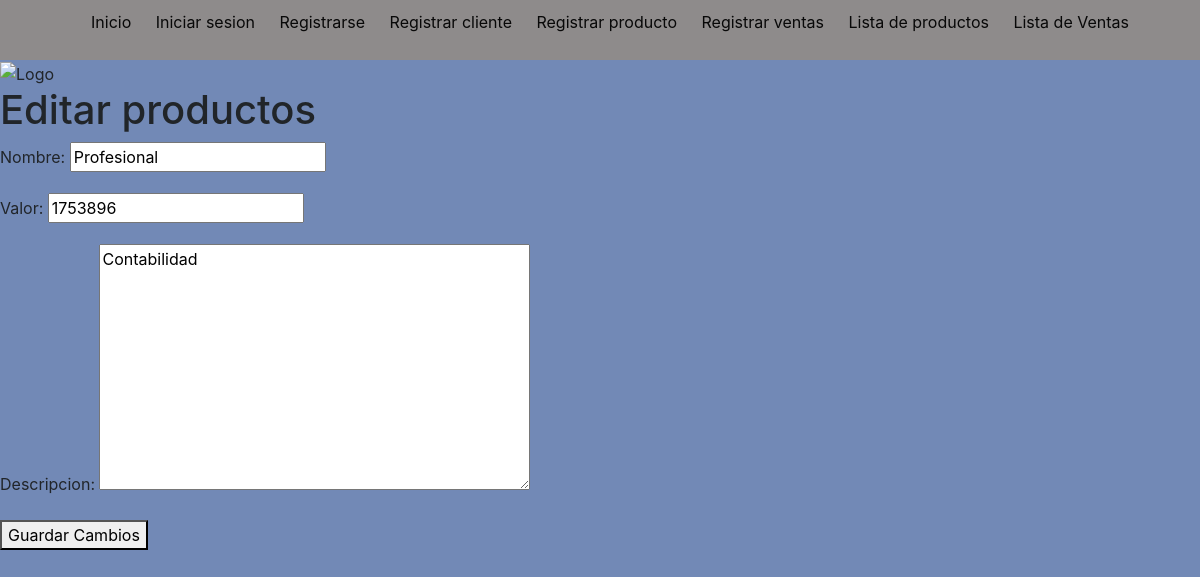
The page /Operacion/editar-producto/3/ (signed in) on the database its author committed.
### Operacion/models.py (models this page shows, shortened)
class Producto(models.Model):
    nombre = models.CharField(max_length=100)
    valor = models.DecimalField(max_digits=10, decimal_places=0)
    descripcion = models.TextField()

### Operacion/views.py (the view)
# urls.py: path('editar-producto/<int:producto_id>/', editar_producto, name='editar_producto'),
@login_required
def editar_producto(request, producto_id):
    producto = get_object_or_404(Producto, id=producto_id)
    if request.method == 'POST':
        form = ProductoForm(request.POST, instance=producto)
        if form.is_valid():
            form.save()
            return redirect('lista_productos')
    else:
        form = ProductoForm(instance=producto)
    return render(request, 'editar_producto.html', {'form': form})

### Operacion/forms.py
class ProductoForm(forms.ModelForm):
    class Meta:
        model = Producto
        fields = ['nombre', 'valor', 'descripcion']

### Templates/editar_producto.html (shortened to what this page needs)
{% extends "layouts/app.html" %}
{% block content %}   <h1>Editar productos</h1>  {% endblock content %}
{% block editar_producto %}
    <form method="post">
        {{ form.as_p }}
        <button type="submit">Guardar Cambios</button>
    </form>
{% endblock editar_producto %}

### static/style.css (style rules this page uses)
* { margin: 0; box-sizing: border-box; }
body { background: #7289b6; font-family: sans-serif; }

### rows shown on the page
Producto: nombre "Profesional", valor "1753896", descripcion "Contabilidad"
